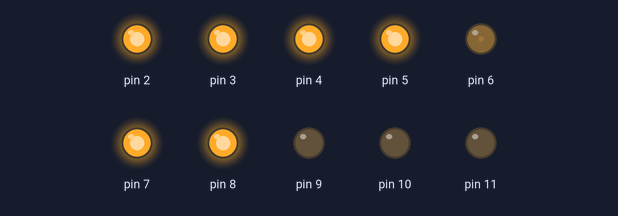
The sketch below on a simulated Arduino Uno, built with avr-gcc and run on an emulated ATmega328P. Parts: output pins drawn as LEDs (lit = HIGH).

Above: at 0.15 s.
At 1.35 s:
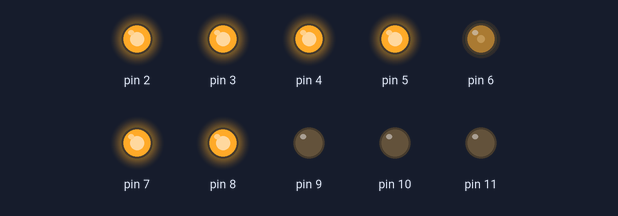
At 3.75 s:
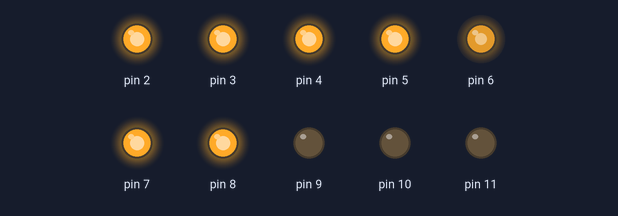
At 4.95 s:
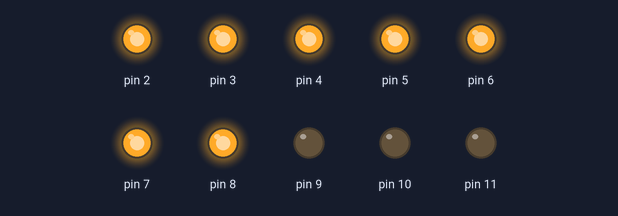
At 5.55 s:
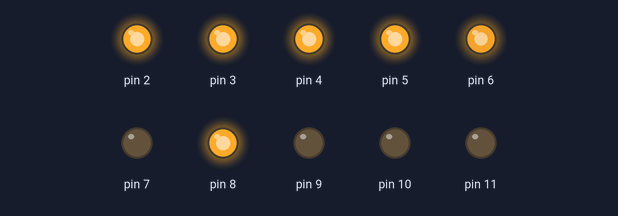
At 7.65 s:
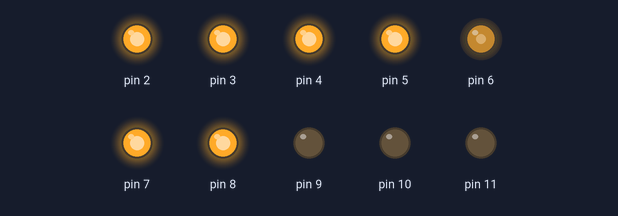
Timing chart, 0 to 7.7 s (numbered marks = the images above):
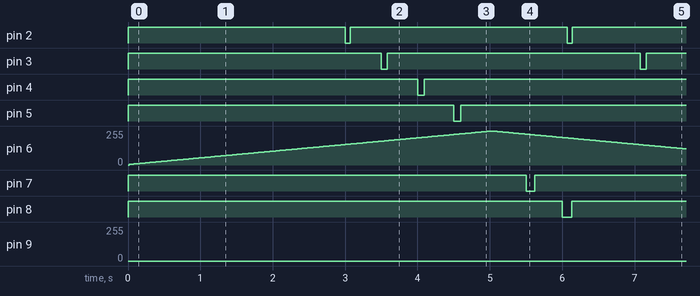

Measured:
- by itself, pin 2: alternates HIGH for 3.0 s and LOW for 0.07 s
- by itself, pin 3: alternates HIGH for 3.5 s and LOW for 0.08 s
- by itself, pin 4: LOW → HIGH at 0.00 s, → LOW 4.0 s later, → HIGH 0.09 s later
- by itself, pin 5: LOW → HIGH at 0.00 s, → LOW 4.5 s later, → HIGH 0.10 s later
- by itself, pin 6: rises from 0/255 to 255/255 in 5.0 s, then falls to 121/255 in 2.7 s
- by itself, pin 7: LOW → HIGH at 0.00 s, → LOW 5.5 s later, → HIGH 0.12 s later
- by itself, pin 8: LOW → HIGH at 0.00 s, → LOW 6.0 s later, → HIGH 0.13 s later

The sketch:

City.ino
```cpp
// Blink ---

boolean LEDstate2, LEDstate3, LEDstate4, LEDstate5, LEDstate6, LEDstate7, LEDstate8, LEDstate9 = LOW;
int nextTime21 = 3000; // Do this every second or 3500 milliseconds
int nextTime20 = 70;
int nextTime31 = 3500;
int nextTime30 = 80;
int nextTime41 = 4000;
int nextTime40 = 90;
int nextTime51 = 4500;
int nextTime50 = 100;
int nextTime61 = 5000;
int nextTime60 = 110;
int nextTime71 = 5500;
int nextTime70 = 120;
int nextTime81 = 6000;
int nextTime80 = 130;
int nextTime91 = 6500;
int nextTime90 = 140;

// Blink ---


// Fade ---

int brightness10 = 115;    // how bright the LED is
int fadeAmount10 = 1;    // how many points to fade the LED by
unsigned long goTime10;
unsigned long loopTime10;

int brightness11 = 5;    // how bright the LED is
int fadeAmount11 = 1;    // how many points to fade the LED by
unsigned long goTime11;
unsigned long loopTime11;

// Fade ---


long int goTime2, goTime3, goTime4, goTime5, goTime6, goTime7, goTime8, goTime9;


void setup(){

pinMode(2,OUTPUT);
pinMode(3,OUTPUT);
pinMode(4,OUTPUT);
pinMode(5,OUTPUT);
pinMode(6,OUTPUT);
pinMode(7,OUTPUT);
pinMode(8,OUTPUT);
pinMode(9,OUTPUT);

pinMode(10,OUTPUT);
pinMode(11,OUTPUT);

goTime2 = millis();
goTime3 = millis();
goTime4 = millis();
goTime5 = millis();
goTime6 = millis();
goTime7 = millis();
goTime8 = millis();
goTime9 = millis();

// Fade ---
goTime10 = millis();
goTime11 = millis();

loopTime10 = goTime10;
loopTime11 = goTime11;
// Fade ---

}

void loop(){

if(millis() >= goTime2) functionGo2();
if(millis() >= goTime3) functionGo3();
if(millis() >= goTime4) functionGo4();
if(millis() >= goTime5) functionGo5();
// if(millis() >= goTime6) functionGo6();
if(millis() >= goTime7) functionGo7();
if(millis() >= goTime8) functionGo8();
// if(millis() >= goTime9) functionGo9();

// Fade ---

  goTime10 = millis();
  if(goTime10 >= (loopTime10 + 1)){
    // set the brightness of pin 10:
    analogWrite(9, brightness10);

    // change the brightness for next time through the loop:
    brightness10 = brightness10 + fadeAmount10;

    // reverse the direction of the fading at the ends of the fade:
    if (brightness10 == 115 || brightness10 == 255) {
      fadeAmount10 = -fadeAmount10 ;
    }
    loopTime10 = goTime10;  // Updates loopTime
  }


  goTime11 = millis();
  if(goTime11 >= (loopTime11 + 20)){
    // set the brightness of pin 11:
    analogWrite(6, brightness11);

    // change the brightness for next time through the loop:
    brightness11 = brightness11 + fadeAmount11;

    // reverse the direction of the fading at the ends of the fade:
    if (brightness11 == 5 || brightness11 == 255) {
      fadeAmount11 = -fadeAmount11 ;
    }
    loopTime11 = goTime11;  // Updates loopTime
  }
  // Other processing can be done here

// Fade ---

}


void functionGo2(){
if(LEDstate2 == HIGH) {
digitalWrite(2,LOW);
LEDstate2 = LOW;
goTime2 = millis() + nextTime20;

}

else {

digitalWrite(2,HIGH);
LEDstate2 = HIGH;
goTime2 = millis() + nextTime21;

}
}


void functionGo3(){
if(LEDstate3 == HIGH) {
digitalWrite(3,LOW);
LEDstate3 = LOW;
goTime3 = millis() + nextTime30;

}

else {

digitalWrite(3,HIGH);
LEDstate3 = HIGH;
goTime3 = millis() + nextTime31;

}
}


void functionGo4(){
if(LEDstate4 == HIGH) {
digitalWrite(4,LOW);
LEDstate4 = LOW;
goTime4 = millis() + nextTime40;

}

else {

digitalWrite(4,HIGH);
LEDstate4 = HIGH;
goTime4 = millis() + nextTime41;

}
}


void functionGo5(){
if(LEDstate5 == HIGH) {
digitalWrite(5,LOW);
LEDstate5 = LOW;
goTime5 = millis() + nextTime50;

}

else {

digitalWrite(5,HIGH);
LEDstate5 = HIGH;
goTime5 = millis() + nextTime51;

}
}

/*
void functionGo6(){
if(LEDstate6 == HIGH) {
digitalWrite(6,LOW);
LEDstate6 = LOW;
goTime6 = millis() + nextTime60;

}

else {

digitalWrite(6,HIGH);
LEDstate6 = HIGH;
goTime6 = millis() + nextTime61;

}
}
*/

void functionGo7(){
if(LEDstate7 == HIGH) {
digitalWrite(7,LOW);
LEDstate7 = LOW;
goTime7 = millis() + nextTime70;

}

else {

digitalWrite(7,HIGH);
LEDstate7 = HIGH;
goTime7 = millis() + nextTime71;

}
}


void functionGo8(){
if(LEDstate8 == HIGH) {
digitalWrite(8,LOW);
LEDstate8 = LOW;
goTime8 = millis() + nextTime80;

}

else {

digitalWrite(8,HIGH);
LEDstate8 = HIGH;
goTime8 = millis() + nextTime81;

}
}

/*
void functionGo9(){
if(LEDstate9 == HIGH) {
digitalWrite(9,LOW);
LEDstate9 = LOW;
goTime9 = millis() + nextTime90;

}

else {

digitalWrite(9,HIGH);
LEDstate9 = HIGH;
goTime9 = millis() + nextTime91;


}
}
*/
```
